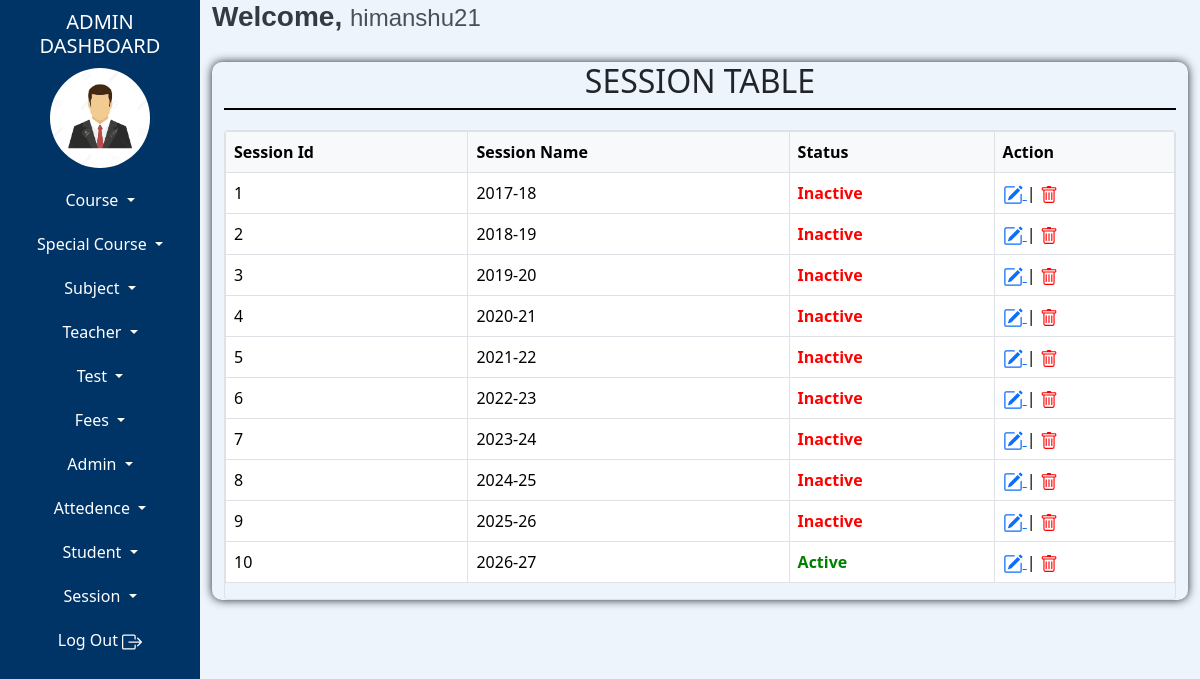
The page /admin/session-table.php (signed in) on the database its author committed.
### tables this page shows
CREATE TABLE `tblsession` (
  `sessionId` int(10) NOT NULL AUTO_INCREMENT,
  `sessionName` varchar(15) NOT NULL,
  `addedIpAddress` varchar(100) NOT NULL,
  `addedDateTime` datetime NOT NULL,
  `updatedIpAddress` varchar(100) NOT NULL,
  `updatedDateTime` datetime NOT NULL,
  `status` int(2) NOT NULL,
  PRIMARY KEY (`sessionId`)
);

### admin/fun-specialchar.php (called while the page is built)
<?php
function textSafe($text)
{
    return htmlspecialchars($text, ENT_QUOTES, 'UTF-8');
}
?>

### admin/session-table.php (the view, shortened to what this page needs)
<?php
include "admin-dashboard-top.php";
include "admin-dashboard-content.php";
include "fun-specialchar.php";
$query="SELECT * FROM tblsession";
$stmt=$conn->prepare($query);
$stmt->execute();
?>
<!doctype html>
<html lang="en">
  <head>
    <link href="https://cdn.jsdelivr.net/npm/bootstrap@5.3.3/dist/css/bootstrap.min.css" rel="stylesheet">
  </head>
<body>
<div class="container-fluid">
    <div class="row">
        <div class="tbl-content">
            <div class="tbl-heading">
            <h2>SESSION TABLE</h2>
            </div>
            <table class="table table-hover table-bordered">
              <thead>
                <tr>
                  <th scope="col">Session Id</th>
                  <th scope="col">Session Name</th>
                  <th scope="col">Status</th>
                  <th scope="col">Action</th>
                </tr>
              </thead>
              <tbody>
                <?php
                    while($result=$stmt->fetch())
                    {
                ?>
                    <tr>
                    <td><?php echo $result['sessionId']; ?></td>
                     <td><?php echo textSafe($result['sessionName']); ?></td>
                     <td>
                        <?php
                            if ($result['status'] == 1) {
                                echo '<span style="color: green; font-weight: bold;">Active</span>';
                            } else {
                                echo '<span style="color: red; font-weight: bold;">Inactive</span>';
                            }
                        ?>
                    </td>
                    <td>
                        <a href="update-session.php?sessionId=<?php echo $result['sessionId'];?>">
                        </a>
                             |
                        <a href="delete-session.php?studentId=<?php echo $result['sessionId']; ?>" style="color: red; text-decoration: none;">
                        </a>
                    </td>
                </tr>
                <?php
                }
                ?>
              </tbody>
            </table>
        </div>
    </div>
</div>
</body>
</div>
</div>
<?php
    include "admin-dashboard-footer.php";
?>

### admin/admin-dashboard-content.php (shortened to what this page needs)
<link href="https://cdn.jsdelivr.net/npm/bootstrap@5.3.3/dist/css/bootstrap.min.css" rel="stylesheet">
  </head>
  <body>
    <div class="container-fluid">
        <div class="row">
            <div class="col-md-2  left-side">
                <div class="heading">
                    <h5>ADMIN DASHBOARD</h5>
                </div>
                <div class="image">
                    <a href="admin-dashboard.php">
                    <?php
                        $query = "select * from tbladmin where adminId=:adminId";
                        $stmt=$conn->prepare($query);
                        $stmt->bindParam(":adminId",$adminId);
                        $stmt->execute();
                        $result = $stmt->fetch();
                        if (!empty($result['picture']))
                        {
                        	echo '<img src="'.$result['picture'].'" style=" height: 100px;" />';
                        }
                        else
                        {
                        	if ($result['adminGender'] == '1')
                        	{
                        		echo '<img src="images/female-logo.jpg" alt="Male" style="height: 100px; width: 100px;" />';
                        	}
                        	elseif ($result['adminGender'] == '2')
                        	{
                        		echo '<img src="images/male-logo.jpg" alt="Female" style="height: 100px; width: 100px;" />';
                        	}
                        }
                    ?>
                    </a>
                </div>
                <div class="buttons">
                    <div class="dropdown ">
                      <button class="btn dropdown-toggle w-100 nav-link left-btn" type="button" data-bs-toggle="dropdown" aria-expanded="false">
                        Course
                      </button>
                    </div>
                    <div class="dropdown ">
                      <button class="btn dropdown-toggle w-100 nav-link left-btn" type="button" data-bs-toggle="dropdown" aria-expanded="false">
                        Special Course
                      </button>
                    </div>
                    <div class="dropdown ">
                      <button class="btn dropdown-toggle w-100 nav-link left-btn" type="button" data-bs-toggle="dropdown" aria-expanded="false">
                        Subject
                      </button>
                    </div>
                    <div class="dropdown ">
                      <button class="btn dropdown-toggle w-100 nav-link left-btn" type="button" data-bs-toggle="dropdown" aria-expanded="false">
                        Teacher
                      </button>
                    </div>
                    <div class="dropdown ">
                      <button class="btn dropdown-toggle w-100 nav-link left-btn" type="button" data-bs-toggle="dropdown" aria-expanded="false">
                        Test
                      </button>
                    </div>
                    <div class="dropdown ">
                      <button class="btn dropdown-toggle w-100 nav-link left-btn" type="button" data-bs-toggle="dropdown" aria-expanded="false">
                        Fees
                      </button>
                    </div>
                    <div class="dropdown ">
                      <button class="btn dropdown-toggle w-100 nav-link left-btn" type="button" data-bs-toggle="dropdown" aria-expanded="false">
                        Admin
                      </button>
                    </div>
                    <div class="dropdown ">
                      <button class="btn dropdown-toggle w-100 nav-link left-btn" type="button" data-bs-toggle="dropdown" aria-expanded="false">
                        Attedence
                      </button>
                    </div>
                    <div class="dropdown ">
                      <button class="btn dropdown-toggle w-100 nav-link left-btn" type="button" data-bs-toggle="dropdown" aria-expanded="false">
                        Student
                      </button>
                    </div>
                    <div class="dropdown ">
                      <button class="btn dropdown-toggle w-100 nav-link left-btn" type="button" data-bs-toggle="dropdown" aria-expanded="false">
                        Session
                      </button>
                    </div>
                    <a href="logout-admin.php" class="btn left-btn w-100 nav-link">
                        Log Out
                    </a>
                </div>
            </div>
            <div class="col-md-10 col-sm-10 right-side">
                <div>
                    <h3 class="welcome-text">Welcome, <span class="admin-name"><?php echo $result['adminName']; ?></span></h3>
                </div>

### admin/admin-dashboard-content.php (style rules this page uses)
.left-side { background-color:#003366; color:white; height:200vh; }
.heading { text-align:center; margin:10px auto; }
.image { display:flex; justify-content:center; }
.image img { border-radius:60px; }
.left-btn { color:white; transition: background-color 0.3s ease; margin-top:20px; }
.right-side { background-color:#edf4fb; }
.welcome-text { font-family: 'Poppins', sans-serif; font-size: 28px; font-weight: 600; color: #343a40; }
.admin-name { font-family: 'Montserrat', sans-serif; font-size: 24px; font-weight: 400; color: #495057; }

### admin/session-table.php (style rules this page uses)
.tbl-heading { text-align:center; border-bottom:2px solid black; margin-bottom:20px; }
.tbl-content { box-shadow:0 0 10px; margin-top:20px; border-radius:10px; }

### admin/admin-dashboard-footer.php (style rules this page uses)
.table-responsive .table thead th { position: sticky; top: 0; z-index: 10; background-color: #f8f9fa; box-shadow: 0 2px 2px -1px rgba(0,0,0,0.4); }

### rows shown on the page
tblsession: sessionId "1", sessionName "2017-18", status "Inactive"
tblsession: sessionId "2", sessionName "2018-19", status "Inactive"
tblsession: sessionId "3", sessionName "2019-20", status "Inactive"
tblsession: sessionId "4", sessionName "2020-21", status "Inactive"
tblsession: sessionId "5", sessionName "2021-22", status "Inactive"
tblsession: sessionId "6", sessionName "2022-23", status "Inactive"
tblsession: sessionId "7", sessionName "2023-24", status "Inactive"
tblsession: sessionId "8", sessionName "2024-25", status "Inactive"
tblsession: sessionId "9", sessionName "2025-26", status "Inactive"
tblsession: sessionId "10", sessionName "2026-27", status "Active"

### other values the page prints
$result['adminName'] "himanshu21"
